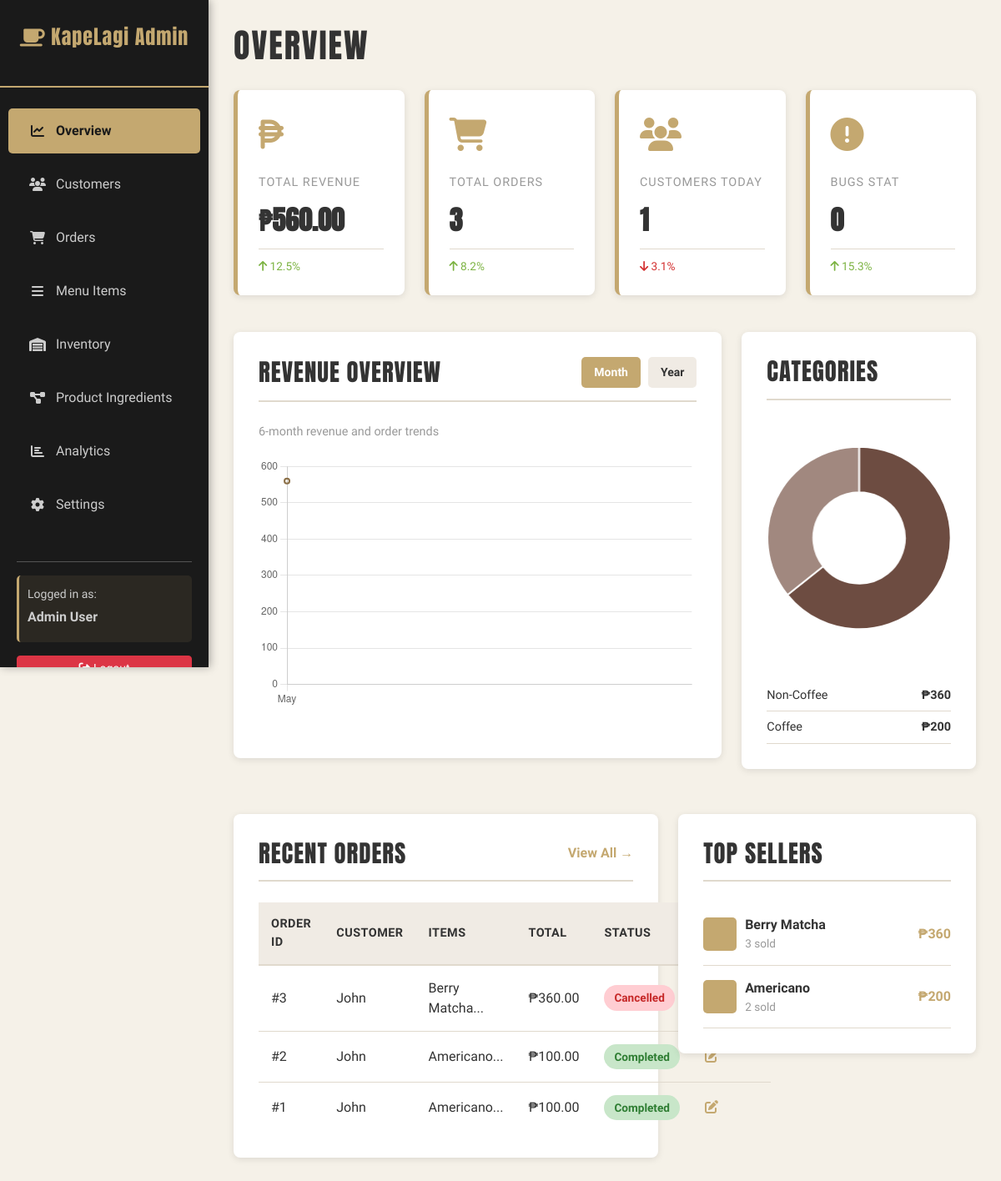
Page /admin/dashboard.php (signed in) on the committed database.
### tables this page shows
CREATE TABLE `orders` (
  `id` int(11) NOT NULL,
  `user_id` int(11) NOT NULL,
  `customer_name` varchar(100) NOT NULL,
  `customer_email` varchar(100) NOT NULL,
  `customer_phone` varchar(20) DEFAULT NULL,
  `delivery_address` varchar(255) DEFAULT NULL,
  `city` varchar(50) DEFAULT NULL,
  `province` varchar(50) DEFAULT NULL,
  `payment_method` varchar(20) NOT NULL DEFAULT 'COD',
  `total_amount` decimal(10,2) DEFAULT NULL,
  `status` varchar(20) DEFAULT 'pending',
  `is_archived` tinyint(1) NOT NULL DEFAULT 0,
  `archived_at` datetime DEFAULT NULL,
  `special_notes` text DEFAULT NULL,
  `cancellation_reason` text DEFAULT NULL,
  `created_at` timestamp NULL DEFAULT current_timestamp(),
  `updated_at` timestamp NULL DEFAULT current_timestamp() ON UPDATE current_timestamp()
);

### admin/dashboard.php (the view, shortened to what this page needs)
<?php
include 'includes/header.php';
$period = isset($_GET['period']) ? $_GET['period'] : 'month';
$total_revenue = $conn->query("SELECT SUM(total_amount) as total FROM orders")->fetch_assoc()['total'] ?? 0;
$total_orders = $conn->query("SELECT COUNT(*) as count FROM orders")->fetch_assoc()['count'];
$total_customers = $conn->query("SELECT COUNT(*) as count FROM users WHERE role = 'customer'")->fetch_assoc()['count'];
$pending_orders = $conn->query("SELECT COUNT(*) as count FROM orders WHERE status IN ('pending', 'processing')")->fetch_assoc()['count'];
if ($period === 'month') {
    $monthly_data = $conn->query("
        SELECT DATE_FORMAT(created_at, '%b') as month, SUM(total_amount) as revenue
        FROM orders
        WHERE created_at >= DATE_SUB(NOW(), INTERVAL 6 MONTH)
        GROUP BY DATE_FORMAT(created_at, '%Y-%m')
        ORDER BY created_at
    ");
}
$months = [];
$revenues = [];
while ($row = $monthly_data->fetch_assoc()) {
    $months[] = $row['month'];
    $revenues[] = (float)$row['revenue'];
}
$category_data = $conn->query("
    SELECT p.category, SUM(oi.price * oi.quantity) as category_revenue
    FROM order_items oi
    JOIN products p ON oi.product_id = p.id
    GROUP BY p.category
    ORDER BY category_revenue DESC
");
$categories = [];
$category_revenues = [];
while ($row = $category_data->fetch_assoc()) {
    $categories[] = $row['category'];
    $category_revenues[] = (float)$row['category_revenue'];
}
$recent_orders = $conn->query("
    SELECT o.id, o.customer_name, GROUP_CONCAT(p.name SEPARATOR ', ') as items,
           o.total_amount, o.status, o.created_at
    FROM orders o
    LEFT JOIN order_items oi ON o.id = oi.order_id
    LEFT JOIN products p ON oi.product_id = p.id
    GROUP BY o.id
    ORDER BY o.created_at DESC
    LIMIT 5
");
$top_sellers = $conn->query("
    SELECT p.name, SUM(oi.quantity) as total_sales, SUM(oi.price * oi.quantity) as revenue
    FROM order_items oi
    JOIN products p ON oi.product_id = p.id
    GROUP BY p.id
    ORDER BY total_sales DESC
    LIMIT 5
");
?>
<h1 class="page-title">Overview</h1>
<div class="row mb-4">
    <div class="col-md-3">
        <div class="kpi-card">
            <div class="kpi-icon"><i class="fas fa-peso-sign"></i></div>
            <div class="kpi-label">Total Revenue</div>
            <div class="kpi-value">₱<?php echo number_format($total_revenue, 2); ?></div>
            <div class="kpi-trend positive">
                <i class="fas fa-arrow-up"></i> 12.5%
            </div>
        </div>
    </div>
    <div class="col-md-3">
        <div class="kpi-card">
            <div class="kpi-icon"><i class="fas fa-shopping-cart"></i></div>
            <div class="kpi-label">Total Orders</div>
            <div class="kpi-value"><?php echo $total_orders; ?></div>
            <div class="kpi-trend positive">
                <i class="fas fa-arrow-up"></i> 8.2%
            </div>
        </div>
    </div>
    <div class="col-md-3">
        <div class="kpi-card">
            <div class="kpi-icon"><i class="fas fa-users"></i></div>
            <div class="kpi-label">Customers Today</div>
            <div class="kpi-value"><?php echo $total_customers; ?></div>
            <div class="kpi-trend negative">
                <i class="fas fa-arrow-down"></i> 3.1%
            </div>
        </div>
    </div>
    <div class="col-md-3">
        <div class="kpi-card">
            <div class="kpi-icon"><i class="fas fa-exclamation-circle"></i></div>
            <div class="kpi-label">Bugs Stat</div>
            <div class="kpi-value"><?php echo $pending_orders; ?></div>
            <div class="kpi-trend positive">
                <i class="fas fa-arrow-up"></i> 15.3%
            </div>
        </div>
    </div>
</div>
<div class="row mb-4">
    <div class="col-lg-8">
        <div class="section-card">
            <div class="section-card-header">
                <h3 class="section-card-title">Revenue Overview</h3>
                <div>
                    <a href="?period=month" class="btn btn-sm" style="background-color: <?php echo $period === 'month' ? '#c4a870' : '#f0ebe4'; ?>; color: <?php echo $period === 'month' ? 'white' : '#333'; ?>; border: none; margin-right: 5px; text-decoration: none; padding: 8px 15px; border-radius: 5px; cursor: pointer;">Month</a>
                    <a href="?period=year" class="btn btn-sm" style="background-color: <?php echo $period === 'year' ? '#c4a870' : '#f0ebe4'; ?>; color: <?php echo $period === 'year' ? 'white' : '#333'; ?>; border: none; text-decoration: none; padding: 8px 15px; border-radius: 5px; cursor: pointer;">Year</a>
                </div>
            </div>
            <p style="color: #999; font-size: 0.9rem; margin-bottom: 20px;"><?php echo $period === 'month' ? '6-month revenue and order trends' : '12-month revenue and order trends'; ?></p>
            <div class="chart-container">
                <canvas id="revenueChart"></canvas>
            </div>
        </div>
    </div>
    <div class="col-lg-4">
        <div class="section-card">
            <div class="section-card-header">
                <h3 class="section-card-title">Categories</h3>
            </div>
            <div class="chart-container" style="height: 280px;">
                <canvas id="categoriesChart"></canvas>
            </div>
            <div style="margin-top: 20px; font-size: 0.9rem;">
                <?php
                $top_sellers_query = $conn->query("
                    SELECT p.category, SUM(oi.price * oi.quantity) as revenue
                    FROM order_items oi
                    JOIN products p ON oi.product_id = p.id
                    GROUP BY p.category
                    ORDER BY revenue DESC
                    LIMIT 4
                ");
                while ($row = $top_sellers_query->fetch_assoc()) {
                    echo '<div style="display: flex; justify-content: space-between; padding: 8px 0; border-bottom: 1px solid #e0d9cd;">
                            <span>' . htmlspecialchars($row['category']) . '</span>
                            <span style="font-weight: bold;">₱' . number_format($row['revenue'], 0) . '</span>
                          </div>';
                }
                ?>
            </div>
        </div>
    </div>
</div>
<div class="row">
    <div class="col-lg-7">
        <div class="section-card">
            <div class="section-card-header">
                <h3 class="section-card-title">Recent Orders</h3>
                <a href="orders.php">View All →</a>
            </div>
            <table class="admin-table">
                <thead>
                    <tr>
                        <th>Order ID</th>
                        <th>Customer</th>
                        <th>Items</th>
                        <th>Total</th>
                        <th>Status</th>
                        <th>Actions</th>
                    </tr>
                </thead>
                <tbody>
                    <?php
                    if ($recent_orders->num_rows > 0) {
                        while ($order = $recent_orders->fetch_assoc()) {
                            $status_class = 'pending';
                            if ($order['status'] === 'completed') $status_class = 'completed';
                            if ($order['status'] === 'cancelled') $status_class = 'cancelled';
                            echo '<tr>
                                    <td>#' . htmlspecialchars($order['id']) . '</td>
                                    <td>' . htmlspecialchars($order['customer_name']) . '</td>
                                    <td>' . htmlspecialchars(substr($order['items'] ?? '', 0, 30)) . '...</td>
                                    <td>₱' . number_format($order['total_amount'], 2) . '</td>
                                    <td><span class="status-badge ' . $status_class . '">' . ucfirst($order['status']) . '</span></td>
                                    <td><a href="orders.php?id=' . $order['id'] . '" style="color: #c4a870; cursor: pointer;"><i class="fas fa-edit"></i></a></td>
                                  </tr>';
                        }
                    } else {
                        echo '<tr><td colspan="6" style="text-align: center; padding: 20px;">No orders yet</td></tr>';
                    }
                    ?>
                </tbody>
            </table>
        </div>
    </div>
    <div class="col-lg-5">
        <div class="section-card">
            <div class="section-card-header">
                <h3 class="section-card-title">Top Sellers</h3>
            </div>
            <div>
                <?php
                if ($top_sellers->num_rows > 0) {
                    while ($seller = $top_sellers->fetch_assoc()) {
                        echo '<div style="display: flex; justify-content: space-between; align-items: center; padding: 15px 0; border-bottom: 1px solid #e0d9cd;">
                                <div style="display: flex; align-items: center; gap: 10px;">
                                    <div style="width: 40px; height: 40px; background-color: #c4a870; border-radius: 5px; display: flex; align-items: center; justify-content: center; color: white; font-size: 1.2rem;">
                                        <i class="fas fa-cup"></i>
                                    </div>
                                    <div>
                                        <div style="font-weight: bold;">' . htmlspecialchars($seller['name']) . '</div>
                                        <div style="font-size: 0.85rem; color: #999;">' . htmlspecialchars($seller['total_sales']) . ' sold</div>
                                    </div>
                                </div>
                                <div style="font-weight: bold; color: #c4a870;">₱' . number_format($seller['revenue'], 0) . '</div>
                              </div>';
                    }
                } else {
                    echo '<p style="color: #999; text-align: center; padding: 20px;">No sales data yet</p>';
                }
                ?>
            </div>
        </div>
    </div>
</div>
<script>
// Revenue Chart
const revenueCtx = document.getElementById('revenueChart').getContext('2d');
new Chart(revenueCtx, {
    type: 'line',
    data: {
        labels: <?php echo json_encode($months); ?>,
        datasets: [{
            label: 'Revenue',
            data: <?php echo json_encode($revenues); ?>,
            borderColor: '#8b6f47',
            backgroundColor: 'rgba(196, 168, 112, 0.1)',
            borderWidth: 2,
            fill: true,
            tension: 0.4
        }]
    },
    options: {
        responsive: true,
        maintainAspectRatio: false,
        plugins: {
            legend: {
                display: false
            }
        },
        scales: {
            y: {
                beginAtZero: true
            }
        }
    }
});
// Categories Chart
const categoriesCtx = document.getElementById('categoriesChart').getContext('2d');
new Chart(categoriesCtx, {
    type: 'doughnut',
    data: {
        labels: <?php echo json_encode($categories); ?>,
        datasets: [{
            data: <?php echo json_encode($category_revenues); ?>,
            backgroundColor: ['#6d4c41', '#a1887f', '#d7ccc8', '#c4a870']
        }]
    },
    options: {
        responsive: true,
        maintainAspectRatio: false,
        plugins: {
            legend: {
                display: false
            }
        }
    }
});
</script>
<?php include 'includes/footer.php'; ?>

### admin/css/admin-styles.css (style rules this page uses)
:root { --primary-bg: #2a2a2a; --sidebar-bg: #1a1a1a; --card-bg: #f5f1e8; --text-dark: #333; --text-muted: #999; --border-color: #e0d9cd; --success-color: #7cb342; --warning-color: #fbc02d; --danger-color: #d32f2f; --info-color: #1976d2; --primary-gold: #c4a870; --accent-brown: #6d4c41; }
* { margin: 0; padding: 0; box-sizing: border-box; }
html, body { height: 100%; font-family: 'Smooch Sans', sans-serif; }
body.admin-body { background-color: #f5f1e8; color: var(--text-dark); }
.page-title { font-family: 'Anton', sans-serif; font-size: 2.5rem; color: var(--text-dark); margin-bottom: 30px; text-transform: uppercase; letter-spacing: 2px; }
.kpi-card { background-color: white; border-radius: 8px; padding: 25px; margin-bottom: 20px; box-shadow: 0 2px 8px rgba(0, 0, 0, 0.1); border-left: 5px solid var(--primary-gold); transition: transform 0.3s ease, box-shadow 0.3s ease; }
.kpi-icon { font-size: 2.5rem; color: var(--primary-gold); margin-bottom: 15px; }
.kpi-label { font-size: 0.9rem; color: var(--text-muted); text-transform: uppercase; letter-spacing: 1px; margin-bottom: 10px; }
.kpi-value { font-size: 2rem; font-weight: bold; color: var(--text-dark); font-family: 'Anton', sans-serif; }
.kpi-trend { font-size: 0.85rem; margin-top: 10px; padding-top: 10px; border-top: 1px solid var(--border-color); }
.kpi-trend.positive { color: var(--success-color); }
.kpi-trend.negative { color: var(--danger-color); }
.section-card { background-color: white; border-radius: 8px; padding: 30px; margin-bottom: 30px; box-shadow: 0 2px 8px rgba(0, 0, 0, 0.1); }
.section-card-header { display: flex; justify-content: space-between; align-items: center; margin-bottom: 25px; border-bottom: 2px solid var(--border-color); padding-bottom: 15px; }
.section-card-title { font-family: 'Anton', sans-serif; font-size: 1.8rem; color: var(--text-dark); text-transform: uppercase; letter-spacing: 1px; margin: 0; }
.section-card-header a { color: var(--primary-gold); text-decoration: none; font-weight: bold; transition: color 0.3s ease; }
.admin-table { width: 100%; border-collapse: collapse; margin-top: 15px; }
.admin-table thead th { background-color: #f0ebe4; color: var(--text-dark); font-weight: bold; padding: 15px; text-align: left; border-bottom: 2px solid var(--border-color); text-transform: uppercase; font-size: 0.9rem; letter-spacing: 0.5px; }
.admin-table tbody td { padding: 15px; border-bottom: 1px solid var(--border-color); color: var(--text-dark); }
.admin-table tbody tr:last-child td { border-bottom: none; }
.status-badge { display: inline-block; padding: 5px 12px; border-radius: 20px; font-size: 0.85rem; font-weight: bold; text-transform: capitalize; }
.status-badge.completed { background-color: #c8e6c9; color: #2e7d32; }
.status-badge.cancelled { background-color: #ffcdd2; color: #c62828; }
.chart-container { position: relative; height: 300px; margin-bottom: 30px; }

### rows in the picture
orders: id "3", customer_name "John", items "Berry Matcha", total_amount "360.00", status "Cancelled"
orders: id "2", customer_name "John", items "Americano", total_amount "100.00", status "Completed"
orders: id "1", customer_name "John", items "Americano", total_amount "100.00", status "Completed"

### other values in the picture
get_user_name() "Admin User"
$total_revenue "560.00"
$total_orders "3"
$total_customers "1"
$pending_orders "0"
$row['category'] "Non-Coffee"
$row['revenue'] "360"
$row['category'] "Coffee"
$row['revenue'] "200"
$seller['name'] "Berry Matcha"
$seller['total_sales'] "3"
$seller['revenue'] "360"
$seller['name'] "Americano"
$seller['total_sales'] "2"
$seller['revenue'] "200"
